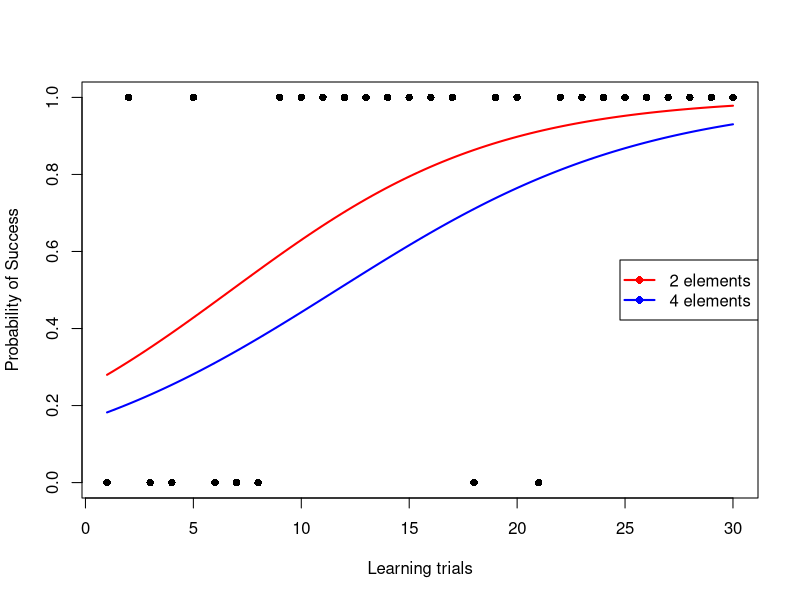

Write the R code that produced this figure.
set.seed(1)  # Set a seed for reproducibility

# Define the number of trials
num_trials <- 30

# Generate the changing probabilities for each variable
prob_1 <- c(seq(0.5, 0.9,  length.out = 20), rep(0.9, 10))
prob_2 <- c(seq(0.5, 0.7, length.out = 20), rep(0.7, 10))

# Simulate the binary outcomes based on the probabilities
outcome_1 <- rbinom(num_trials, 1, prob_1)
outcome_2 <- rbinom(num_trials, 1, prob_2)

# Create a data frame with the outcomes and trial numbers
data <- data.frame(Trial = 1:num_trials, Outcome1 = outcome_1, Outcome2 = outcome_2)

model_1 <- glm(Outcome1 ~ Trial, data = data, family = binomial)
model_2 <- glm(Outcome2 ~ Trial, data = data, family = binomial)

# Generate the range of trial values for prediction
trial_range <- seq(1, num_trials, length.out = 100)

# Predict probabilities using the fitted models
pred_prob_1 <- predict(model_1, newdata = data.frame(Trial = trial_range), type = "response")
pred_prob_2 <- predict(model_2, newdata = data.frame(Trial = trial_range), type = "response")

# Plot the logistic regression curves
plot(data$Trial, data$Outcome1, type = "n", xlim = c(1, num_trials), ylim = c(0, 1), xlab = "Learning trials", ylab = "Probability of Success")
points(data$Trial, data$Outcome1, pch = 16)
lines(trial_range, pred_prob_1, col = "red", lwd = 2)
lines(trial_range, pred_prob_2, col = "blue", lwd = 2)
legend("right", legend = c("2 elements", "4 elements"), col = c("red", "blue"), lwd = 2, pch = 16)
